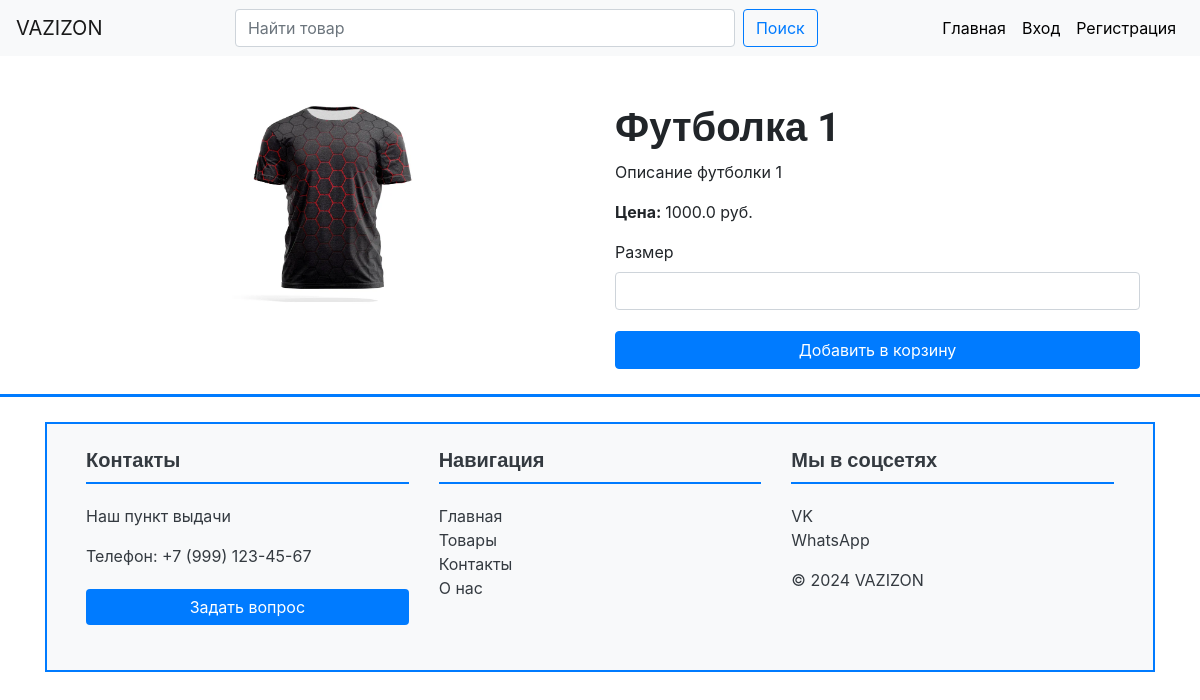
Page /product/1 on the committed database.
### models.py (models this page shows)
class Product(db.Model):
    id = db.Column(db.Integer, primary_key=True)
    name = db.Column(db.String(64), index=True)
    short_description = db.Column(db.String(128))
    long_description = db.Column(db.Text)
    price = db.Column(db.Float)
    category = db.Column(db.String(64))
    image_url = db.Column(db.String(128))
    seller_id = db.Column(db.Integer, db.ForeignKey('user.id'))
    seller = db.relationship('User', backref='products')

### app.py (the view)
    @app.route('/product/<int:product_id>')
    def product_detail(product_id):
        product = Product.query.get_or_404(product_id)
        return render_template('product_detail.html', product=product)

### templates/product_detail.html (shortened to what this page needs)
{% extends "base.html" %}
{% block content %}
<div class="container mt-5">
    <div class="row">
        <div class="col-md-6">
            <img src="{{ url_for('static', filename=product.image_url) }}" class="card-img-top product-image" alt="{{ product.name }}">
        </div>
        <div class="col-md-6">
            <h1>{{ product.name }}</h1>
            <p>{{ product.short_description }}</p>
            <p><strong>Цена: </strong>{{ product.price }} руб.</p>
            <form method="POST" action="{{ url_for('add_to_cart', product_id=product.id) }}">
                <div class="form-group">
                    <label for="size">Размер</label>
                    <input type="text" class="form-control" id="size" name="size" required>
                </div>
                <button type="submit" class="btn btn-primary">Добавить в корзину</button>
            </form>
        </div>
    </div>
</div>
{% endblock %}

### styles.css (style rules this page uses)
h1, h2, h3, h4, h5, h6 { font-family: 'Roboto', sans-serif; font-weight: 700; }
.btn-primary { background-color: #007bff; border-color: #007bff; color: white; width: 100%; margin: 5px 0; }
.product-image { height: 200px; width: 100%; object-fit: contain; }

### rows in the picture
Product: image_url (picture), name "Футболка 1", short_description "Описание футболки 1", price "1000.0"
